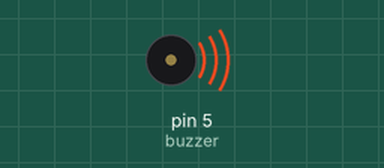
Recording of a sketch running on a simulated Arduino Uno, built with avr-gcc and run on an emulated ATmega328P. Shown: buzzer (waves = sounding).

Above: at 0.05 s.
At 1.25 s:
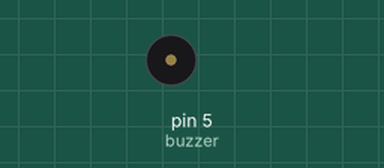
Timing chart, 0 to 3.0 s (numbered marks = the images above):
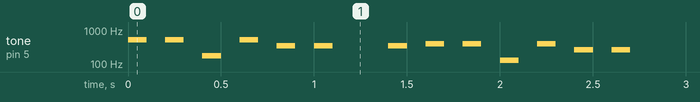

The sketch:

DespertadorSound_Circuit.ino
```cpp
const int buzzer = 5; //buzzer to arduino pin 9

void setup(){
  pinMode(buzzer, OUTPUT); // Set buzzer - pin 9 as an output
}

void Despertador(float frequencia){
  tone(buzzer, frequencia);
  delay(100);
  noTone(buzzer);
  delay(100);
}
void loop(){
  Despertador(523.2511);
  Despertador(523.2511);
  Despertador(174.6141);
  Despertador(523.2511);
  Despertador(349.2282);
  Despertador(349.2282);
  delay(200);
  Despertador(349.2282);
  Despertador(391.9954);
  Despertador(391.9954);
  Despertador(130.8128);
  Despertador(391.9954);
  Despertador(261.6256);
  Despertador(261.6256);
  delay(200);
  Despertador(261.6256);
}
```

Measured:
- by itself, tone on pin 5 (buzzer): plays 523 Hz for 0.10 s, 523 Hz for 0.10 s, 174 Hz for 0.10 s, 523 Hz for 0.10 s, 349 Hz for 0.10 s, 349 Hz for 0.10 s … (569 notes in this stretch)
